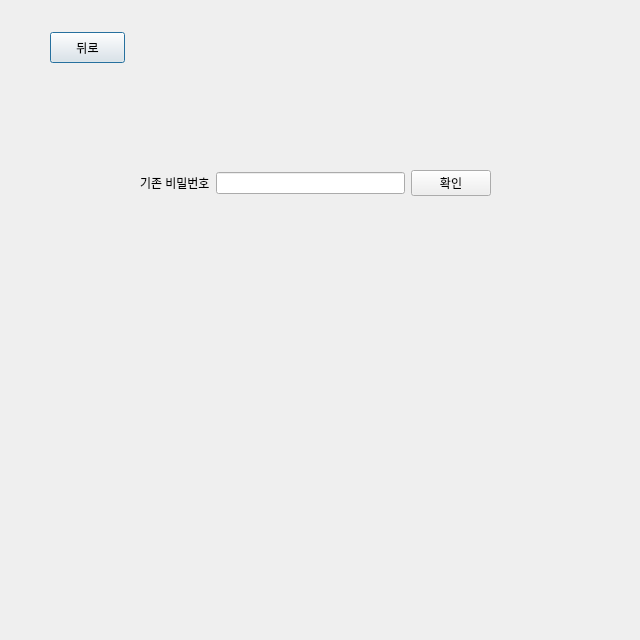
<?xml version="1.0" encoding="UTF-8"?>
<ui version="4.0">
 <class>PasswordCheck</class>
 <widget class="QDialog" name="PasswordCheck">
  <property name="geometry">
   <rect>
    <x>0</x>
    <y>0</y>
    <width>640</width>
    <height>640</height>
   </rect>
  </property>
  <property name="windowTitle">
   <string>Dialog</string>
  </property>
  <widget class="QPushButton" name="pushButton_2">
   <property name="geometry">
    <rect>
     <x>50</x>
     <y>32</y>
     <width>75</width>
     <height>31</height>
    </rect>
   </property>
   <property name="text">
    <string>뒤로</string>
   </property>
  </widget>
  <widget class="QWidget" name="layoutWidget">
   <property name="geometry">
    <rect>
     <x>140</x>
     <y>170</y>
     <width>351</width>
     <height>70</height>
    </rect>
   </property>
   <layout class="QVBoxLayout" name="verticalLayout">
    <item>
     <layout class="QHBoxLayout" name="horizontalLayout">
      <item>
       <widget class="QLabel" name="label_2">
        <property name="text">
         <string>기존 비밀번호</string>
        </property>
       </widget>
      </item>
      <item>
       <widget class="QLineEdit" name="lineEdit"/>
      </item>
      <item>
       <widget class="QPushButton" name="pushButton">
        <property name="text">
         <string>확인</string>
        </property>
       </widget>
      </item>
     </layout>
    </item>
    <item>
     <widget class="QLabel" name="label">
      <property name="text">
       <string/>
      </property>
     </widget>
    </item>
   </layout>
  </widget>
 </widget>
 <resources/>
 <connections/>
</ui>
